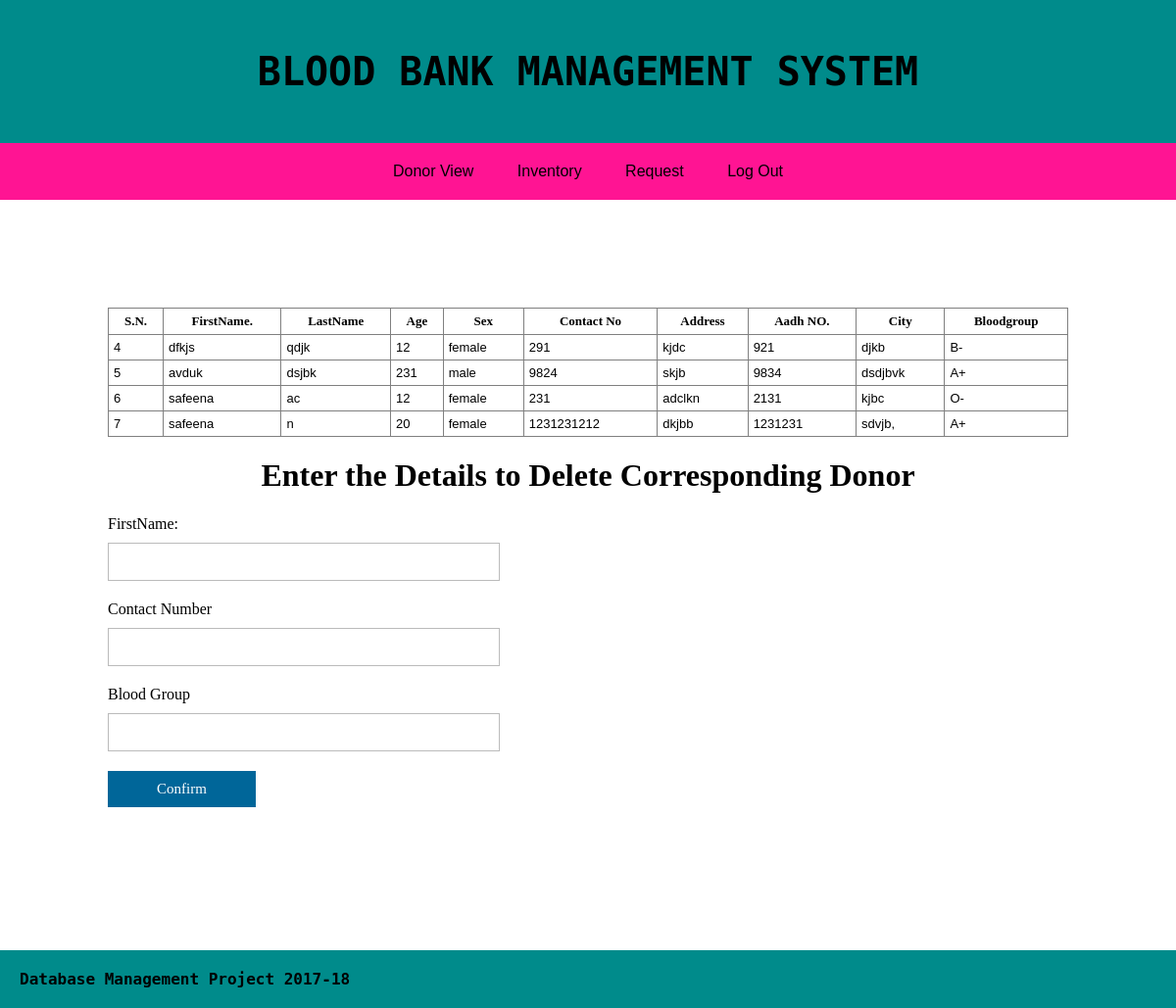
/traildonorview.php, run on the app's committed database.
### tables this page shows
CREATE TABLE IF NOT EXISTS `donor_registration` (
  `donor_id` int(11) NOT NULL AUTO_INCREMENT,
  `first_name` varchar(100) DEFAULT NULL,
  `last_name` varchar(100) DEFAULT NULL,
  `age` int(10) DEFAULT NULL,
  `sex` varchar(10) DEFAULT NULL,
  `no` bigint(10) NOT NULL,
  `address` varchar(100) NOT NULL,
  `aadhar` bigint(14) NOT NULL,
  `city` varchar(100) NOT NULL,
  `bloodgroup` varchar(10) NOT NULL,
  PRIMARY KEY (`donor_id`)
);

### traildonorview.php (the view, shortened to what this page needs)
<html>
<body>
    <div class="headerwrapper">
   BLOOD BANK MANAGEMENT SYSTEM
    </div>
     <div class="menu" style="">
       <a href="traildonorview.php">Donor View</a>
       <a href="trailinventory.php">Inventory</a>
       <a href="trailrequestview.php">Request</a>
        <a href="logout.php">Log Out</a>
    </div>
    <div class="mainbody" >
	 <div class="mainbox">
  <?php
         $servername="localhost";
$username="root";
$password="";
$db="bloodbank";
$conn=new mysqli($servername,$username,$password,$db);
       $sql="SELECT * from donor_registration order by donor_id";
 $res = mysqli_query($conn, $sql);
		 ?>
         <table width="100%" border="1px" cellpadding="5px" cellspacing="0px"
         style="font-size:13px;border-collapse: collapse;">
            <thead>
                <tr>
                   <th>S.N.</th>
                   <th>FirstName.</th>
                   <th>LastName</th>
                   <th>Age</th>
                   <th>Sex</th>
                   <th>Contact No</th>
                   <th>Address</th>
                   <th>Aadh NO.</th>
                   <th>City</th>
					<th>Bloodgroup</th>
                </tr>
            </thead>
            <tbody>
             <?php
			 while ($row = mysqli_fetch_array($res))
             {
                echo   ' <tr style="font-family:arial;">
                   <td>'.$row['donor_id'].'</td>
                   <td>'.$row['first_name'].'</td>
                   <td>'.$row['last_name'].'</td>
                   <td>'.$row['age'].'</td>
                   <td>'.$row['sex'].'</td>
                   <td>'.$row['no'].'</td>
                   <td>'.$row['address'].'</td>
                   <td>'.$row['aadhar'].'</td>
                   <td>'.$row['city'].'</td>
				   <td>'.$row['bloodgroup'].'</td></tr>' ;
				   } ?>
			 </tbody>
</table>
         <form action="traildonorview.php" method="post">
             <h1><center>Enter the Details to Delete Corresponding Donor<br/></center></h1>
    FirstName:<br/>
         <input type="text" name="fname" class="finp" required="" value=""> <br/>
         Contact Number <br/>
         <input type="text" name="no" class="finp" required="" value=""> <br/>
         Blood Group <br/>
         <input type="text" name="bg" class="finp" required="" value=""> <br/>
         <button type="submit" class="sbtn"><?php
				 echo "Confirm"; ?>
         </button>
         </form>
    </div>
    </div>
       <div class="footer">
          Database Management Project 2017-18
       </div>
 </body>
</html>

### traildonorview.php (style rules this page uses)
body { margin:0px;font-family:verdana; }
.finp { border:1px solid #bbb;padding:10px;width:100%;max-width:400px;margin-top:10px;margin-bottom:20px; font-family:verdana;font-size:15px; }
.sbtn { border:0px;padding:10px 50px;font-family:verdana;font-size:15px;background:#069;color:#fff; margin-bottom:20px; }
.headerwrapper { background:#008b8b;padding:50px 20px;font-size:40px;text-align:center;font-family:"monospace",courier new,lucida console;font-weight:bold; }
.menu { background:#ff1493;text-align:center;padding:20px;font-family:"arial"; }
.menu a, .menu:visited { color:#000000;text-decoration:none;padding:10px 20px; }
.mainbody { padding:100px; }
.mainbox { padding:10px; }
.footer { background:#008b8b;padding:20px;color:#000000;font-family:"monospace",courier new,lucida console;font-weight:bold; }

### data on the page
donor_registration: donor_id "4", first_name "dfkjs", last_name "qdjk", age "12", sex "female", no "291", address "kjdc", aadhar "921", city "djkb", bloodgroup "B-"
donor_registration: donor_id "5", first_name "avduk", last_name "dsjbk", age "231", sex "male", no "9824", address "skjb", aadhar "9834", city "dsdjbvk", bloodgroup "A+"
donor_registration: donor_id "6", first_name "safeena", last_name "ac", age "12", sex "female", no "231", address "adclkn", aadhar "2131", city "kjbc", bloodgroup "O-"
donor_registration: donor_id "7", first_name "safeena", last_name "n", age "20", sex "female", no "1231231212", address "dkjbb", aadhar "1231231", city "sdvjb,", bloodgroup "A+"
